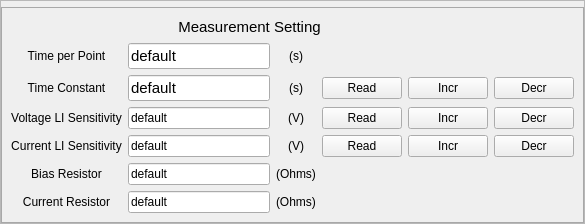
        <widget class="QFrame" name="frame_6">
         <property name="frameShape">
          <enum>QFrame::StyledPanel</enum>
         </property>
         <property name="frameShadow">
          <enum>QFrame::Raised</enum>
         </property>
         <layout class="QVBoxLayout" name="verticalLayout_2" stretch="2,0">
          <property name="leftMargin">
           <number>0</number>
          </property>
          <property name="topMargin">
           <number>0</number>
          </property>
          <property name="rightMargin">
           <number>0</number>
          </property>
          <property name="bottomMargin">
           <number>0</number>
          </property>
          <item>
           <layout class="QHBoxLayout" name="Layout_FourTerminalPlot3">
            <item>
             <widget class="QFrame" name="frame_FourTerminalPlot3">
              <property name="maximumSize">
               <size>
                <width>16777215</width>
                <height>16777215</height>
               </size>
              </property>
              <property name="styleSheet">
               <string notr="true">#PlotArea{
background:black
}</string>
              </property>
              <property name="frameShape">
               <enum>QFrame::StyledPanel</enum>
              </property>
              <property name="frameShadow">
               <enum>QFrame::Raised</enum>
              </property>
             </widget>
            </item>
           </layout>
          </item>
          <item>
           <widget class="QFrame" name="frame_5">
            <property name="styleSheet">
             <string notr="true">#frame_5{
border:1px solid rgb(168,168,168)
}</string>
            </property>
            <property name="frameShape">
             <enum>QFrame::StyledPanel</enum>
            </property>
            <property name="frameShadow">
             <enum>QFrame::Raised</enum>
            </property>
            <layout class="QGridLayout" name="gridLayout_5" rowstretch="1,0,0,0,0,0,0" columnstretch="2,0,0,0,0,0">
             <item row="1" column="2">
              <widget class="QLabel" name="label_Delay_Unit">
               <property name="sizePolicy">
                <sizepolicy hsizetype="Preferred" vsizetype="Minimum">
                 <horstretch>0</horstretch>
                 <verstretch>0</verstretch>
                </sizepolicy>
               </property>
               <property name="minimumSize">
                <size>
                 <width>20</width>
                 <height>20</height>
                </size>
               </property>
               <property name="text">
                <string>(s)</string>
               </property>
               <property name="alignment">
                <set>Qt::AlignCenter</set>
               </property>
              </widget>
             </item>
             <item row="0" column="0" colspan="5">
              <widget class="QLabel" name="label_2">
               <property name="minimumSize">
                <size>
                 <width>0</width>
                 <height>20</height>
                </size>
               </property>
               <property name="maximumSize">
                <size>
                 <width>9999</width>
                 <height>16777215</height>
                </size>
               </property>
               <property name="font">
                <font>
                 <pointsize>11</pointsize>
                </font>
               </property>
               <property name="text">
                <string>Measurement Setting</string>
               </property>
               <property name="alignment">
                <set>Qt::AlignCenter</set>
               </property>
              </widget>
             </item>
             <item row="4" column="1">
              <widget class="QLineEdit" name="lineEdit_I_LI_Sensitivity">
               <property name="text">
                <string>default</string>
               </property>
              </widget>
             </item>
             <item row="2" column="2">
              <widget class="QLabel" name="label_29">
               <property name="minimumSize">
                <size>
                 <width>20</width>
                 <height>20</height>
                </size>
               </property>
               <property name="toolTip">
                <string notr="true"/>
               </property>
               <property name="text">
                <string>(s)</string>
               </property>
               <property name="alignment">
                <set>Qt::AlignCenter</set>
               </property>
              </widget>
             </item>
             <item row="5" column="0">
              <widget class="QLabel" name="label_12">
               <property name="text">
                <string>&lt;html&gt;&lt;head/&gt;&lt;body&gt;&lt;p align=&quot;center&quot;&gt;Bias Resistor&lt;/p&gt;&lt;/body&gt;&lt;/html&gt;</string>
               </property>
              </widget>
             </item>
             <item row="2" column="4">
              <widget class="QPushButton" name="pushButton_LI_Timeconstant_Incr">
               <property name="text">
                <string>Incr</string>
               </property>
              </widget>
             </item>
             <item row="4" column="0">
              <widget class="QLabel" name="label_6">
               <property name="text">
                <string>&lt;html&gt;&lt;head/&gt;&lt;body&gt;&lt;p align=&quot;center&quot;&gt;Current LI Sensitivity&lt;/p&gt;&lt;/body&gt;&lt;/html&gt;</string>
               </property>
              </widget>
             </item>
             <item row="1" column="1">
              <widget class="QLineEdit" name="lineEdit_FourTerminal_Delay">
               <property name="sizePolicy">
                <sizepolicy hsizetype="Expanding" vsizetype="Preferred">
                 <horstretch>0</horstretch>
                 <verstretch>0</verstretch>
                </sizepolicy>
               </property>
               <property name="minimumSize">
                <size>
                 <width>50</width>
                 <height>20</height>
                </size>
               </property>
               <property name="maximumSize">
                <size>
                 <width>16777215</width>
                 <height>16777215</height>
                </size>
               </property>
               <property name="font">
                <font>
                 <pointsize>11</pointsize>
                </font>
               </property>
               <property name="toolTip">
                <string>Waiting time to read data</string>
               </property>
               <property name="text">
                <string>default</string>
               </property>
              </widget>
             </item>
             <item row="5" column="2">
              <widget class="QLabel" name="label_14">
               <property name="text">
                <string>&lt;html&gt;&lt;head/&gt;&lt;body&gt;&lt;p align=&quot;center&quot;&gt;(Ohms)&lt;/p&gt;&lt;/body&gt;&lt;/html&gt;</string>
               </property>
              </widget>
             </item>
             <item row="6" column="2">
              <widget class="QLabel" name="label_15">
               <property name="text">
                <string>(Ohms)</string>
               </property>
              </widget>
             </item>
             <item row="4" column="2">
              <widget class="QLabel" name="label_8">
               <property name="text">
                <string>&lt;html&gt;&lt;head/&gt;&lt;body&gt;&lt;p align=&quot;center&quot;&gt;(V)&lt;/p&gt;&lt;/body&gt;&lt;/html&gt;</string>
               </property>
              </widget>
             </item>
             <item row="6" column="1">
              <widget class="QLineEdit" name="lineEdit_CurrentResistor">
               <property name="text">
                <string>default</string>
               </property>
              </widget>
             </item>
             <item row="3" column="0">
              <widget class="QLabel" name="label_5">
               <property name="text">
                <string>&lt;html&gt;&lt;head/&gt;&lt;body&gt;&lt;p align=&quot;center&quot;&gt;Voltage LI Sensitivity&lt;/p&gt;&lt;/body&gt;&lt;/html&gt;</string>
               </property>
              </widget>
             </item>
             <item row="6" column="0">
              <widget class="QLabel" name="label_13">
               <property name="text">
                <string>&lt;html&gt;&lt;head/&gt;&lt;body&gt;&lt;p align=&quot;center&quot;&gt;Current Resistor&lt;/p&gt;&lt;/body&gt;&lt;/html&gt;</string>
               </property>
              </widget>
             </item>
             <item row="3" column="2">
              <widget class="QLabel" name="label_7">
               <property name="text">
                <string>&lt;html&gt;&lt;head/&gt;&lt;body&gt;&lt;p align=&quot;center&quot;&gt;(V)&lt;/p&gt;&lt;/body&gt;&lt;/html&gt;</string>
               </property>
              </widget>
             </item>
             <item row="1" column="0">
              <widget class="QLabel" name="label_Delay">
               <property name="minimumSize">
                <size>
                 <width>80</width>
                 <height>20</height>
                </size>
               </property>
               <property name="maximumSize">
                <size>
                 <width>9999</width>
                 <height>16777215</height>
                </size>
               </property>
               <property name="text">
                <string>Time per Point</string>
               </property>
               <property name="alignment">
                <set>Qt::AlignCenter</set>
               </property>
              </widget>
             </item>
             <item row="5" column="1">
              <widget class="QLineEdit" name="lineEdit_BiasResistor">
               <property name="text">
                <string>default</string>
               </property>
              </widget>
             </item>
             <item row="4" column="3">
              <widget class="QPushButton" name="pushButton_I_LI_Sensitivity_Read">
               <property name="text">
                <string>Read</string>
               </property>
              </widget>
             </item>
             <item row="2" column="1">
              <widget class="QLineEdit" name="lineEdit_LI_Timeconstant">
               <property name="sizePolicy">
                <sizepolicy hsizetype="Expanding" vsizetype="Preferred">
                 <horstretch>0</horstretch>
                 <verstretch>0</verstretch>
                </sizepolicy>
               </property>
               <property name="minimumSize">
                <size>
                 <width>50</width>
                 <height>20</height>
                </size>
               </property>
               <property name="maximumSize">
                <size>
                 <width>16777215</width>
                 <height>16777215</height>
                </size>
               </property>
               <property name="font">
                <font>
                 <pointsize>11</pointsize>
                </font>
               </property>
               <property name="toolTip">
                <string>Time Constant of both Lock-in</string>
               </property>
               <property name="text">
                <string>default</string>
               </property>
              </widget>
             </item>
             <item row="2" column="0">
              <widget class="QLabel" name="label_28">
               <property name="minimumSize">
                <size>
                 <width>60</width>
                 <height>20</height>
                </size>
               </property>
               <property name="styleSheet">
                <string notr="true">#label_ImageNum{
color: rgb(168, 168, 168)
}</string>
               </property>
               <property name="text">
                <string>Time Constant</string>
               </property>
               <property name="alignment">
                <set>Qt::AlignCenter</set>
               </property>
              </widget>
             </item>
             <item row="3" column="4">
              <widget class="QPushButton" name="pushButton_V_LI_Sensitivity_Incr">
               <property name="text">
                <string>Incr</string>
               </property>
              </widget>
             </item>
             <item row="3" column="1">
              <widget class="QLineEdit" name="lineEdit_V_LI_Sensitivity">
               <property name="text">
                <string>default</string>
               </property>
              </widget>
             </item>
             <item row="3" column="3">
              <widget class="QPushButton" name="pushButton_V_LI_Sensitivity_Read">
               <property name="text">
                <string>Read</string>
               </property>
              </widget>
             </item>
             <item row="4" column="4">
              <widget class="QPushButton" name="pushButton_I_LI_Sensitivity_Incr">
               <property name="text">
                <string>Incr</string>
               </property>
              </widget>
             </item>
             <item row="2" column="3">
              <widget class="QPushButton" name="pushButton_LI_Timeconstant_Read">
               <property name="text">
                <string>Read</string>
               </property>
              </widget>
             </item>
             <item row="2" column="5">
              <widget class="QPushButton" name="pushButton_LI_Timeconstant_Decr">
               <property name="text">
                <string>Decr</string>
               </property>
              </widget>
             </item>
             <item row="3" column="5">
              <widget class="QPushButton" name="pushButton_V_LI_Sensitivity_Decr">
               <property name="text">
                <string>Decr</string>
               </property>
              </widget>
             </item>
             <item row="4" column="5">
              <widget class="QPushButton" name="pushButton_I_LI_Sensitivity_Decr">
               <property name="text">
                <string>Decr</string>
               </property>
              </widget>
             </item>
            </layout>
           </widget>
          </item>
         </layout>
        </widget>
